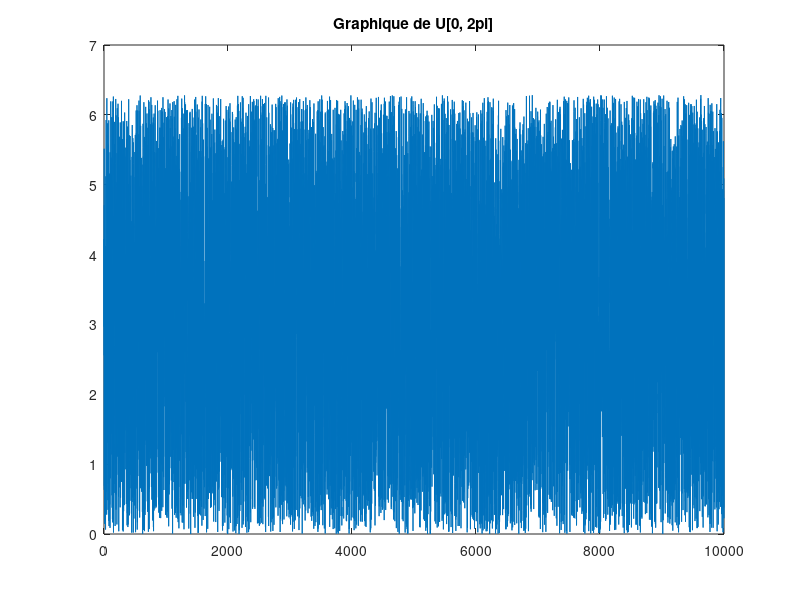

The MATLAB source for this figure: (Note: this script raises an error after producing the figure.)

%% Clean up
clc % vide ligne de commande
clear all % vide workspace
close all % vide fenetres et graphiques

% Angle de l'erreur : err_angle
% Module de l'erreur : r
% Module de l'erreur théorique : r_theo

%% Constantes
N = 10000;
sigma_2 = [4, 16];
D0 = [50, 100];
phi0 = [15, 30];

%% 1. Initilisation a)
U = rand(1, N);
err_angle = 2*pi*U;

dx = 1;
x = [0:dx:N-1];

figure
plot(x, err_angle)
title("Graphique de U[0, 2\pi]")

%% 1. Histogramme b)
figure
histogram(U)
title("Histogramme U[0, 1]")

%% 1. Loi de Rayleigh c)
dr = 0.01;
r = [0:dr:10];

figure
for s = [0.25 1 4 9 16]
    fr = (r./s).*exp(-((r.^2)./(2*s))); 
    plot(r, fr)
    hold on
end
title("Loi de Rayleigh théorique")
xlabel("r")
legend('\sigma^2=0.25', '\sigma^2=1', '\sigma^2=4', '\sigma^2=9', '\sigma^2=16');
hold off

%% 1. Méthode d'inversion de la CDF e) f)
dp = 0.01;
p = [0:dp:1];

subplot(2, 1, 1)
r1 = gen_nombres(p, sigma_2(1));
plot_module_err(p, r1, sigma_2(1))

subplot(2, 1, 2)
r2 = gen_nombres(p, sigma_2(2));
plot_module_err(p, r2, sigma_2(2))


%% 1. Comparaison des histogrammes g)

% Génération des nombres
p = rand(1, N);
r1 = gen_nombres(p, sigma_2(1));
r2 = gen_nombres(p, sigma_2(2));

figure
subplot(2, 1, 1);
histogram(r1)
title("Histogramme des 10,000 nombre générés")

% Génération des nombres théoriquement
r_theo = raylrnd(1, N, 1);

subplot(2, 1, 2); 
histfit(r_theo, 50,"rayleigh")
title("Histogramme des 10,000 nombre générés théoriquement selon la distribution de Rayleigh")

%% 2. Nuage de points des couples [r err_angle]
figure
subplot(2, 1, 1)
scatter_module_err(r1, err_angle, sigma_2(1))

subplot(2, 1, 2)
scatter_module_err(r2, err_angle, sigma_2(2))

%% 3. Valeurs aléatoires de la distance radiale et de l'angle de visée du radar
[D, phi] = couple_D_phi(D0(1), phi0(1), err_angle, r1);
figure
subplot(2, 1, 1)
scatter_couple_D_phi(D, phi, D0(1))

[D, phi] = couple_D_phi(D0(2), phi0(2), err_angle, r2);
subplot(2, 1, 2)
scatter_couple_D_phi(D, phi, D0(2))

%% Functions 
function [r] = gen_nombres(p, sigma_2)
    r = sqrt(-2*sigma_2.*log(1-p));
end

function plot_module_err(p, r, sigma_2)
    plot(p, r)
    title("Graphique du module de l'erreur sur 10,000 réalisations pour \sigma^2=" + sigma_2);
end

function scatter_module_err(r, err_angle, sigma_2)
    scatter(r, err_angle)
    title("Nuage de points des couples [r \theta] pour \sigma^2=" + sigma_2);
end

function scatter_couple_D_phi(r, err_angle, D0)
    scatter(r, err_angle)
    title("Nuage de points des couples [D \phi] pour D0=" + D0);
end

function [D, phi] = couple_D_phi(D0, phi0, theta, r)
    D = D0 + r.*cos(theta);
    phi = phi0 + r.*sin(theta);
end
